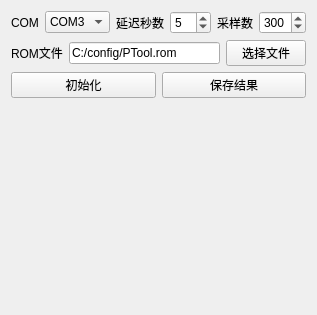
<?xml version="1.0" encoding="UTF-8"?>
<ui version="4.0">
 <class>stkPolarisPivotCalibrationWidget</class>
 <widget class="QWidget" name="stkPolarisPivotCalibrationWidget">
  <property name="geometry">
   <rect>
    <x>0</x>
    <y>0</y>
    <width>287</width>
    <height>314</height>
   </rect>
  </property>
  <property name="windowTitle">
   <string>stkPolarisPivotCalibrationWidget</string>
  </property>
  <layout class="QVBoxLayout" name="verticalLayout">
   <item>
    <layout class="QHBoxLayout" name="horizontalLayout">
     <item>
      <widget class="QLabel" name="label">
       <property name="text">
        <string>COM</string>
       </property>
      </widget>
     </item>
     <item>
      <widget class="QComboBox" name="comPortChoiceComboBox">
       <property name="currentIndex">
        <number>2</number>
       </property>
       <item>
        <property name="text">
         <string>COM1</string>
        </property>
       </item>
       <item>
        <property name="text">
         <string>COM2</string>
        </property>
       </item>
       <item>
        <property name="text">
         <string>COM3</string>
        </property>
       </item>
       <item>
        <property name="text">
         <string>COM4</string>
        </property>
       </item>
       <item>
        <property name="text">
         <string>COM5</string>
        </property>
       </item>
       <item>
        <property name="text">
         <string>COM6</string>
        </property>
       </item>
       <item>
        <property name="text">
         <string>COM7</string>
        </property>
       </item>
       <item>
        <property name="text">
         <string>COM8</string>
        </property>
       </item>
      </widget>
     </item>
     <item>
      <widget class="QLabel" name="label_3">
       <property name="text">
        <string>延迟秒数</string>
       </property>
      </widget>
     </item>
     <item>
      <widget class="QSpinBox" name="delaySecondsSpinBox">
       <property name="maximum">
        <number>20</number>
       </property>
       <property name="value">
        <number>5</number>
       </property>
      </widget>
     </item>
     <item>
      <widget class="QLabel" name="label_4">
       <property name="text">
        <string>采样数</string>
       </property>
      </widget>
     </item>
     <item>
      <widget class="QSpinBox" name="numberOfSamplesSpinBox">
       <property name="minimum">
        <number>100</number>
       </property>
       <property name="maximum">
        <number>500</number>
       </property>
       <property name="singleStep">
        <number>100</number>
       </property>
       <property name="value">
        <number>300</number>
       </property>
      </widget>
     </item>
    </layout>
   </item>
   <item>
    <layout class="QHBoxLayout" name="horizontalLayout_2">
     <item>
      <widget class="QLabel" name="label_2">
       <property name="text">
        <string>ROM文件</string>
       </property>
      </widget>
     </item>
     <item>
      <widget class="QLineEdit" name="romFileNameEdit">
       <property name="text">
        <string>C:/config/PTool.rom</string>
       </property>
      </widget>
     </item>
     <item>
      <widget class="QPushButton" name="pushButton">
       <property name="text">
        <string>选择文件</string>
       </property>
      </widget>
     </item>
    </layout>
   </item>
   <item>
    <layout class="QHBoxLayout" name="horizontalLayout_3">
     <item>
      <widget class="QPushButton" name="initializeButton">
       <property name="text">
        <string>初始化</string>
       </property>
      </widget>
     </item>
     <item>
      <widget class="QPushButton" name="saveResultButton">
       <property name="text">
        <string>保存结果</string>
       </property>
      </widget>
     </item>
    </layout>
   </item>
   <item>
    <widget class="stkPivotCalibrationWidget" name="pivotCalibrationWidget" native="true">
     <property name="minimumSize">
      <size>
       <width>0</width>
       <height>200</height>
      </size>
     </property>
    </widget>
   </item>
   <item>
    <spacer name="verticalSpacer">
     <property name="orientation">
      <enum>Qt::Vertical</enum>
     </property>
     <property name="sizeHint" stdset="0">
      <size>
       <width>20</width>
       <height>13</height>
      </size>
     </property>
    </spacer>
   </item>
  </layout>
 </widget>
 <layoutdefault spacing="6" margin="11"/>
 <customwidgets>
  <customwidget>
   <class>stkPivotCalibrationWidget</class>
   <extends>QWidget</extends>
   <header location="global">stkPivotCalibrationWidget.h</header>
   <container>1</container>
  </customwidget>
 </customwidgets>
 <resources/>
 <connections/>
</ui>
